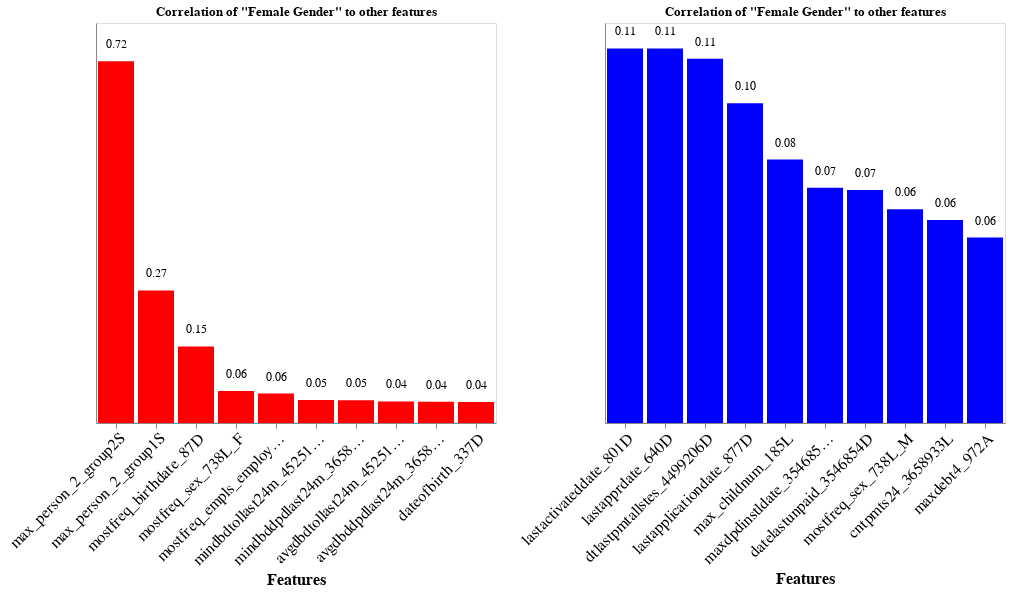

The notebook cell saved with this chart:
### Code cell
pos_corr_female = chart_df(female_pos_corr, '-y', 'red', title = 'Correlation of "Female Gender" to other features' )
neg_corr_female = chart_df(female_neg_corr, '-y', 'blue', title = 'Correlation of "Female Gender" to other features')

pos_corr_female | neg_corr_female

### Figure 1 — Vega-Lite specification as saved in the notebook (floating-point values rounded to 4 significant figures)
{"config": {"view": {"continuousWidth": 300, "continuousHeight": 300}}, "hconcat": [{"layer": [{"mark": {"type": "bar"}, "encoding": {"color": {"value": "red"}, "text": {"field": "Correlation", "format": ".2f", "type": "quantitative"}, "tooltip": [{"field": "Feature", "type": "nominal"}, {"field": "Correlation", "type": "quantitative"}], "x": {"axis": {"labelAngle": -45, "labelFont": "Courier", "labelFontSize": 16, "title": "Features", "titleFont": "Courier", "titleFontSize": 16}, "field": "Feature", "sort": "-y", "type": "nominal"}, "y": {"axis": {"grid": false, "labelFont": "Courier", "labelFontSize": 16, "labels": false, "ticks": false, "title": "", "titleFont": "Courier"}, "field": "Correlation", "type": "quantitative"}}}, {"mark": {"type": "text", "align": "center", "baseline": "bottom", "dy": -10, "fontSize": 12}, "encoding": {"color": {"value": "black"}, "text": {"field": "Correlation", "format": ".2f", "type": "quantitative"}, "tooltip": [{"field": "Feature", "type": "nominal"}, {"field": "Correlation", "type": "quantitative"}], "x": {"field": "Feature", "sort": "-y", "type": "nominal"}, "y": {"axis": {"grid": false, "labelFont": "Courier", "labelFontSize": 16, "labels": false, "ticks": false, "title": "", "titleFont": "Courier"}, "field": "Correlation", "type": "quantitative"}}}], "data": {"name": "data-5c974f46c5e99ee852a2f0efec3bcc45"}, "height": 400, "title": "Correlation of \"Female Gender\" to other features", "width": 400}, {"layer": [{"mark": {"type": "bar"}, "encoding": {"color": {"value": "blue"}, "text": {"field": "Correlation", "format": ".2f", "type": "quantitative"}, "tooltip": [{"field": "Feature", "type": "nominal"}, {"field": "Correlation", "type": "quantitative"}], "x": {"axis": {"labelAngle": -45, "labelFont": "Courier", "labelFontSize": 16, "title": "Features", "titleFont": "Courier", "titleFontSize": 16}, "field": "Feature", "sort": "-y", "type": "nominal"}, "y": {"axis": {"grid": false, "labelFont": "Courier", "labelFontSize": 16, "labels": false, "ticks": false, "title": "", "titleFont": "Courier"}, "field": "Correlation", "type": "quantitative"}}}, {"mark": {"type": "text", "align": "center", "baseline": "bottom", "dy": -10, "fontSize": 12}, "encoding": {"color": {"value": "black"}, "text": {"field": "Correlation", "format": ".2f", "type": "quantitative"}, "tooltip": [{"field": "Feature", "type": "nominal"}, {"field": "Correlation", "type": "quantitative"}], "x": {"field": "Feature", "sort": "-y", "type": "nominal"}, "y": {"axis": {"grid": false, "labelFont": "Courier", "labelFontSize": 16, "labels": false, "ticks": false, "title": "", "titleFont": "Courier"}, "field": "Correlation", "type": "quantitative"}}}], "data": {"name": "data-4ad351b25327835f8aeb2b4af8cdaf24"}, "height": 400, "title": "Correlation of \"Female Gender\" to other features", "width": 400}], "$schema": "https://vega.github.io/schema/vega-lite/v5.16.3.json", "datasets": {"data-5c974f46c5e99ee852a2f0efec3bcc45": [{"Feature": "max_person_2_group2S", "Correlation": 0.7235}, {"Feature": "max_person_2_group1S", "Correlation": 0.2652}, {"Feature": "mostfreq_birthdate_87D", "Correlation": 0.1532}, {"Feature": "mostfreq_sex_738L_F", "Correlation": 0.06414}, {"Feature": "mostfreq_empls_employedfrom_796D", "Correlation": 0.05895}, {"Feature": "mindbdtollast24m_4525191P", "Correlation": 0.04605}, {"Feature": "mindbddpdlast24m_3658935P", "Correlation": 0.04538}, {"Feature": "avgdbdtollast24m_4525197P", "Correlation": 0.04309}, {"Feature": "avgdbddpdlast24m_3658932P", "Correlation": 0.04264}, {"Feature": "dateofbirth_337D", "Correlation": 0.04193}], "data-4ad351b25327835f8aeb2b4af8cdaf24": [{"Feature": "lastactivateddate_801D", "Correlation": 0.1124}, {"Feature": "lastapprdate_640D", "Correlation": 0.1124}, {"Feature": "dtlastpmtallstes_4499206D", "Correlation": 0.1093}, {"Feature": "lastapplicationdate_877D", "Correlation": 0.09592}, {"Feature": "max_childnum_185L", "Correlation": 0.07902}, {"Feature": "maxdpdinstldate_3546855D", "Correlation": 0.07055}, {"Feature": "datelastunpaid_3546854D", "Correlation": 0.06993}, {"Feature": "mostfreq_sex_738L_M", "Correlation": 0.06414}, {"Feature": "cntpmts24_3658933L", "Correlation": 0.06092}, {"Feature": "maxdebt4_972A", "Correlation": 0.05562}]}}
